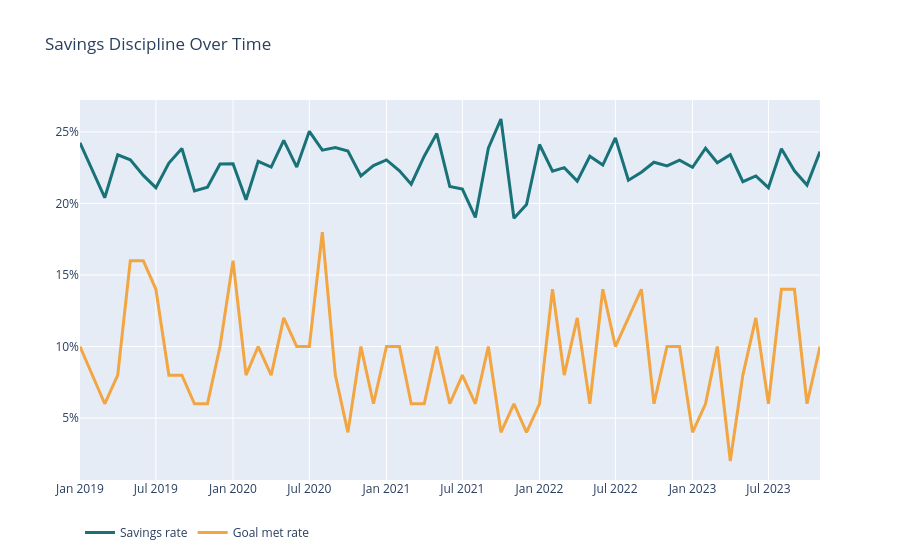

The code cell stored with this chart in its notebook:
### Markdown cell above
## 5. Trend and Scenario Context

### Code cell
monthly_summary = (
    df.groupby("month", as_index=False)
    .agg(
        avg_income=("monthly_income", "mean"),
        avg_expense=("monthly_expense_total", "mean"),
        avg_actual_savings=("actual_savings", "mean"),
        avg_savings_rate=("savings_rate", "mean"),
        goal_met_rate=("savings_goal_met", "mean"),
        avg_debt_to_income=("debt_to_income_ratio", "mean"),
    )
    .sort_values("month")
)
monthly_summary.to_csv(OUTPUT_DIR / "monthly_summary.csv", index=False)

fig = go.Figure()
fig.add_trace(go.Scatter(
    x=monthly_summary["month"], y=monthly_summary["avg_savings_rate"],
    mode="lines", name="Savings rate", line=dict(color="#197278", width=3)
))
fig.add_trace(go.Scatter(
    x=monthly_summary["month"], y=monthly_summary["goal_met_rate"],
    mode="lines", name="Goal met rate", line=dict(color="#f2a541", width=3)
))
fig.update_layout(title="Savings Discipline Over Time", legend=dict(orientation="h"))
fig.update_yaxes(tickformat=".0%")
fig.show()
